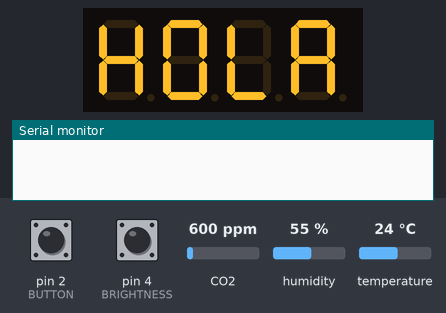
Bench run of a sketch on a simulated Arduino Uno, built with avr-gcc and run on an emulated ATmega328P. Shown: 4-digit seven-segment display, the last lines printed to the serial monitor. The test bench sets the inputs (shaded band); at power-on: pin 2 (BUTTON) LOW, temperature 24 °C, pin 4 (BRIGHTNESS) LOW, CO2 600 ppm, humidity 55 %. The local clock reads 2024-03-15 10:24:30 at power-on unless the sketch sets it.

Above: at 0.1 s.
2.3 s: pin 2 (BUTTON) pulled HIGH for 1 s
At 3.8 s:
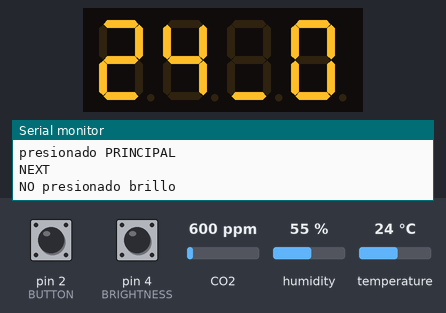
6.3 s: temperature set to 12 °C
At 7.4 s:
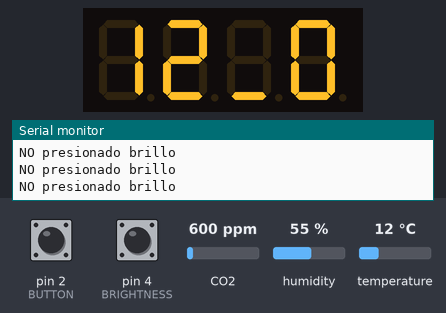
9.2 s: pin 4 (BRIGHTNESS) pulled HIGH for 0.15 s
At 9.44 s:
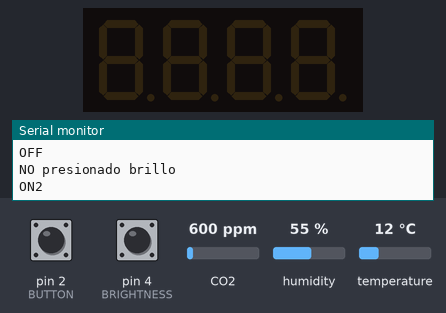
11.1 s: pin 2 (BUTTON) pulled HIGH for 0.15 s
At 12.1 s:
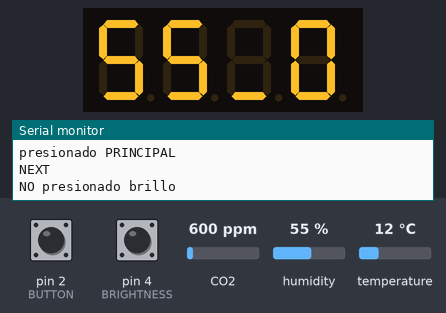
18.2 s: pin 4 (BRIGHTNESS) pulled HIGH for 3.2 s
At 18.7 s:
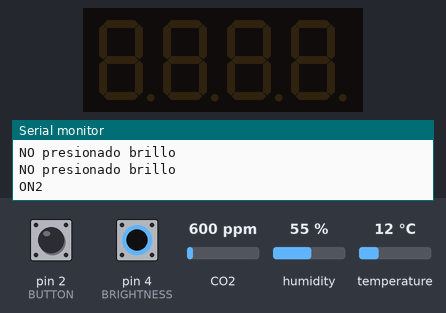
Timing chart, 0 to 21.2 s (numbered marks = the images above; inputs shaded):
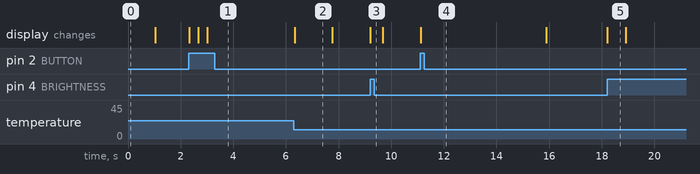

Measured:
- after the input at 2.3 s, the display: first changes at once (image 1 shows a later state)
- after the input at 6.3 s, the display: changes at once (image 2)
- after the input at 11.1 s, the display: changes at once (image 4)
- what the display in image 2 shows lasts 1.5 s, from 6.3 s to 7.8 s
- what the display in image 5 shows lasts 0.7 s, from 18.2 s to 18.9 s

The sketch:

main.ino
```cpp
#include <DS3231.h>
#include <Wire.h>
#include <DHT_U.h>
#include <DHT.h>
#include <MHZ19.h>
#include <Arduino.h>
#include <TM1637.h>
#include <SoftwareSerial.h>

#define SCREEN_DIO 12
#define SCREEN_CLK 11
#define BUTTON 2
#define RX_PIN 7
#define TX_PIN 8
#define BAUDRATE 9600
#define sensorDHC 3
#define DARKEST 1
#define NORMALB 6
#define BRIGHTER 7
#define BRIGHTNESS 4
#define DHTTYPE DHT22

SoftwareSerial mySerial(RX_PIN, TX_PIN);

bool screenOn = true;
int screenOnCounter = 0;
int menuDelay = 300;
int periodo = 800;
int screenOnThreshold = 5000 / (menuDelay + periodo);

DHT_Unified dht(sensorDHC, DHTTYPE);

DS3231 timer;
bool h12Flag;
bool pmFlag;

byte visible[] = {1, 0, 0, 0};
unsigned long tiempoAhora = 0;

TM1637 screen(SCREEN_CLK, SCREEN_DIO);
MHZ19 sensorC02;

void setup() {

  mySerial.begin(9600);
  pinMode(BUTTON, INPUT);
  pinMode(BRIGHTNESS, INPUT);

  screen.begin();
  sensorC02.begin(mySerial);
  //sensorC02.setFilter(true, false);
  sensorC02.autoCalibration();

  dht.begin();
  Wire.begin();
  Serial.begin(BAUDRATE);
  screen.setBrightness(NORMALB);
  screen.display("HOLA");
  delay(1000);
  screenOn = digitalRead(BRIGHTNESS);
  if (screenOn) {
    screen.changeBrightness(NORMALB);
  } else {
    screen.changeBrightness(DARKEST);
    screen.clearScreen();

  }


}

void loop() {
  if (digitalRead(BRIGHTNESS) == LOW) {
    Serial.println("NO presionado brillo");

    notPressedBrightness();
  } else {
    Serial.println("presionado brillo");
    pressedBrightness();
  }
  tiempoAhora = millis();
  while (millis() < tiempoAhora + periodo) {

    if (digitalRead(BUTTON) == HIGH) {
      Serial.println("presionado PRINCIPAL");
      pressedMainButton();
      break;
    }
    if (digitalRead(BRIGHTNESS) == HIGH) {
      pressedBrightness();
    }
  }
  if(screenOn){
    printActual();
  }

  delay(menuDelay);

}

void pressedMainButton() {

  if (screenOn) {
    printNext();
    Serial.println("NEXT");
  } else {
    screenOn = true;
    screen.changeBrightness(NORMALB);
    //printActual();
    Serial.println("ON");
  }
  screenOnCounter = 0;

}
void pressedBrightness() {
  if (!screenOn) {
    screenOn = true;
    screen.changeBrightness(NORMALB);
    Serial.println("ON2");
  }
}

void notPressedBrightness() {
  if (screenOn) {
    screenOnCounter++;
    if (screenOnCounter > screenOnThreshold) {
      screenOn = false;
      screenOnCounter = 0;
      screen.colonOff();
      screen.clearScreen();

      screen.changeBrightness(DARKEST);
      Serial.println("OFF");

    }
  }
}

void printActual() {
  if (visible[0] == 1) {
    printTime();
  } else if (visible[1] == 1) {
    printCO2();
  } else if (visible[2] == 1) {
    printTemperature();
  } else if (visible[3] == 1) {
    printHumidity();
  }

}

void printNext() {
  if (visible[0] == 1) {
    visible[0] = 0;
    visible[1] = 1;
  } else if (visible[1] == 1) {
    visible[1] = 0;
    visible[2] = 1;
  } else if (visible[2] == 1) {
    visible[2] = 0;
    visible[3] = 1;
  } else if (visible[3] == 1) {
    visible[3] = 0;
    visible[0] = 1;
  }
  screen.colonOff();
  screen.clearScreen();
}

void printTime() {


  int hour = timer.getHour(h12Flag, pmFlag);
  int minute = timer.getMinute();
  screen.colonOn();
  String hora;
  String minuto;
  if (minute < 10) {
    if (minute < 1) {
      minuto = "00";
    } else {
      minuto = "0" + (String)minute;
    }
  } else {
    minuto = (String)minute;
  }

  if (hour < 10) {
    if (hour < 1) {
      hora = "00";
    } else {
      hora = "0" + (String)hour;
    }
  } else {
    hora = (String)hour;
  }

  screen.display((String)(hora + minuto));
}

void adjustTime() {

  timer.setClockMode(false);  // set to 24h
  timer.setYear(2021);
  timer.setMonth(7);
  timer.setHour(13);
  timer.setMinute(4);
  timer.setSecond(1);
}


void printCO2() {

  int co2 = sensorC02.getCO2();
  Serial.println("CO2 LECTURA ");
  Serial.println(co2);
  if (co2 < 1000) {
    screen.display(co2, true, false, 1);
  } else {
    screen.display(co2, true, false, 0);
  }

}

void printTemperature() {


  sensors_event_t event;
  dht.temperature().getEvent(&event);
  float temp = 0.0;
  if (isnan(event.temperature)) {
    dht.temperature().getEvent(&event);
  }
  if (!isnan(event.temperature)) {
    temp = event.temperature;
    String tempS = (String) temp;
    tempS.replace(".", "_");
    screen.display(tempS);
  } else {
    screen.display(temp);
  }


}

void printHumidity() {

  sensors_event_t event;
  float hum = 0.0;
  dht.humidity().getEvent(&event);
  if (isnan(event.relative_humidity)) {
    dht.humidity().getEvent(&event);
  }
  if (!isnan(event.relative_humidity)) {
    hum = event.relative_humidity;
    String humS = (String) hum;
    humS.replace(".", "_");
    screen.display(humS);
  } else {
    screen.display(hum);
  }


}
```
